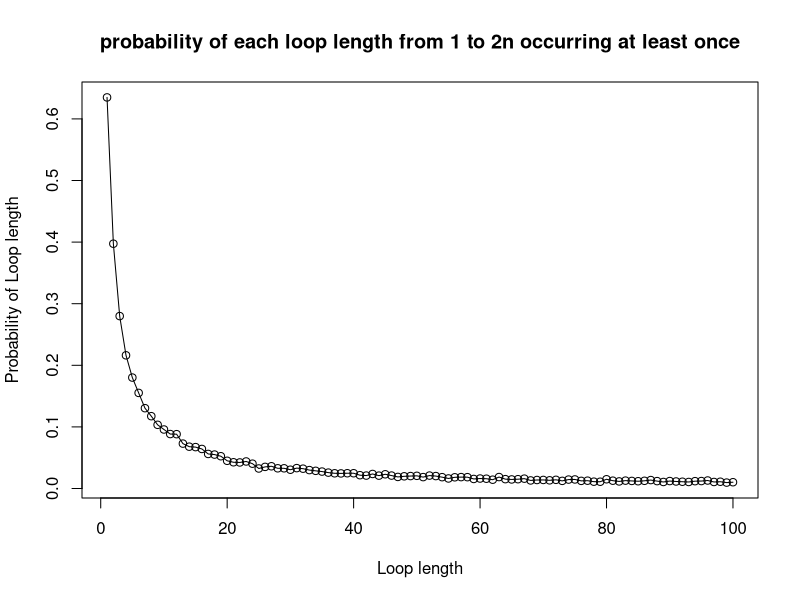
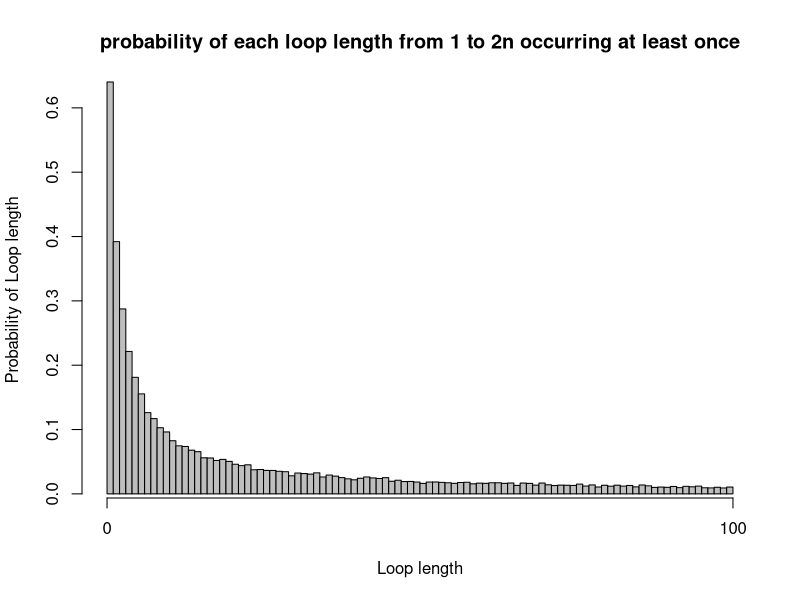

Reproduce these figures in R, in order.
# Karman Singh s1936373
# Viren Sirwani Mulani s1949143
# Alannah Hounat s2434943
# Git repo Link:
# Team member contributions to project:

# INPUT: n <- decides numbers of prisoners, k<- prisoner number, 
# numbered_boxes <- numbered boxes
# OUTPUT: the number of successes
# Purpose: Is to find and track the number of successes for us to calculate
# the probabilities in later functions. Also, so code isn't repeated in later functions
success_check <- function(n, k, numbered_boxes) {
  # number of boxes opened by prisoner
  number_of_attempts <- 0
  # value 1 indicates prisoner number found, 0 otherwise
  number_of_success <- 0
  # first box opened corresponds to value of k, depending on strategy used, could be 
  # random or prisoners number
  guess <- numbered_boxes[k]
  # while loop checks if number of boxes opened is less than or equal to n
  while (number_of_attempts <= n) {
    if (guess == k) {
      # if prisoner number found, no need to continue looking
      number_of_success <- 1
      break
    }
    else {
      # move on to the next box as previous box did not contain prisoner number
      guess <- numbered_boxes[guess]
      # number of attempts goes up by one as prisoner moves on to next box
      number_of_attempts <- number_of_attempts + 1
    }
  }
  
  return (number_of_success)
}

# INPUT: n <- decides numbers of prisoners, quantity <- number of items to choose
# OUTPUT: vector of integers of length 'quantity'
# PURPOSE: produce a vector of box numbers of a particular size depending on 
# the strategy. Strategy 2 would require us to return just one box number while 
# strategy 3 requires us to return n random box numbers
produce_random_numbered_boxes <- function(n, quantity) {
  return (sample(1:n, quantity))
}

# INPUT: n <- decides numbers of prisoners, k <- prisoner number, 
# strategy <- 1, 2 or 3, nreps <- number of times experiment is done,
# number_of_success<- the number of successes so far, 
# numbered_boxes<- numbered boxes
# OUTPUT: number of successes
# PURPOSE: This function simulates the first strategy where a prisoner
# picks a box with their number on it, the second strategy where a prisoner
# picks a random box to begin with, and the third strategy where a prisoner
# picks n boxes at random, checking each card for their number
check_success_given_strategy <- function(n, k, strategy, numbered_boxes){
  success_strategy3 <- 0
  # if and else if to select the correct strategy
  if (strategy == 1)
    # first box picked has prisoners number on it
    first_box <- k
  else if (strategy == 2)
    # pick a box with a random number on it by calling the helper function 
    # 'produce_random_numbered_boxes'
    first_box <- produce_random_numbered_boxes(2 * n, 1)
  else if (strategy == 3) {
    # here we need n random boxes, the aforementioned helper function is used again
    random_box <- produce_random_numbered_boxes(2 * n, n)
    for (box in random_box) {
      #if one of the random boxes contains the prisoners number
      if (box == k){
        #count successes
        success_strategy3 <- 1
        break
      }
    }
    return (success_strategy3)
  }
  #check the success, used for strategy 1 and 2
  check <- success_check(n, first_box, numbered_boxes)
  return(check)
}

# INPUT: n <- decides numbers of prisoners, k <- prisoner number, 
# strategy <- either 1,2,3, nreps <- number of times experiment is done
# OUTPUT: Probability estimate of prisoner k finding their number using given strategy
# PURPOSE: To find the probability of one prisoner finding their number
Pone <- function(n, k, strategy, nreps = 10000) {
  number_of_success <- 0
  for (reps in 1:nreps) {
    # index of numbered_boxes corresponds to the box number, and the value stored
    # at that index corresponds to the numbered card randomly placed in the box
    numbered_boxes <- produce_random_numbered_boxes(2 * n, 2 * n)
    number_of_success <- number_of_success + 
      check_success_given_strategy(n, k, strategy, numbered_boxes)
  }
  # we divide number_of_success by nreps to get a probability of a single prisoner
  # finding their number
  prob_one_estimate <- number_of_success / nreps
  return (prob_one_estimate)
}

# INPUT: n <- decides numbers of prisoners, strategy <- either 1,2,3
# nreps <- number of times experiment is done
# OUTPUT: Probability estimate of all prisoners finding their number using given strategy
# PURPOSE: To find the probability of all prisoners being released
Pall <- function(n, strategy, nreps = 10000) {
  number_of_success <- 0
  for (reps in 1:nreps) {
    # Outside inner loop since the room is returned to original state once 
    # prisoner leaves
    numbered_boxes <- produce_random_numbered_boxes(2 * n, 2 * n)
    for (prisoner_number in 1:(2 * n)) {
      check <- check_success_given_strategy(n, prisoner_number, strategy, numbered_boxes)
      if (check == 0)
        break
    }
    number_of_success <- number_of_success + check
  }
  
  prob_all_estimate <- number_of_success / nreps
  return (prob_all_estimate)
}

cat("Probability estimate of a single prisoner succeeding in finding their number:")
cat("\nn=5\nStrategy 1:", Pone(5, 7, 1))
cat("\nStrategy 2:", Pone(5, 7, 2))
cat("\nStrategy 3:", Pone(5, 7, 3))

cat("\nn=50\nStrategy 1:", Pone(50, 7, 1))
cat("\nStrategy 2:", Pone(50, 7, 2))
cat("\nStrategy 3:", Pone(50, 7, 3))

cat("\nProbability estimate of all prisoners succeeding in finding their numbers:")
cat("\nn=5\nStrategy 1:", Pall(5, 1))
cat("\nStrategy 2:", Pall(5, 2))
cat("\nStrategy 3:", Pall(5, 3))

cat("\nn=50\nStrategy 1:", Pall(50, 1))
cat("\nStrategy 2:", Pall(50, 2))
cat("\nStrategy 3:", Pall(50, 3))

# For Pone evidently the less people there are (the smaller that n is) the better 
# chance of success. Although Strategy 3 yields almost consistently similar 
# results as after all we are still only observing n boxes with 2*n prisoners.

# Pall is where we observe a surprising result. Strategy 3 yields zero/near zero
# probabilities. Strategy 1 and 2 yields an approximate probability of 33% and 52% when
# n=50 and n=5 respectively. This seems to be the most optimal strategy, but why?
# This is due to a cycle.
# Every box leads to another box and eventually loops back to the prisoner number,
# this is guaranteed. What is not guaranteed is the cycle which contains the 
# prisoner number may have a length greater than n.


# probability of each loop length from 1 to 2n occurring at least once in a 
# random shuffling of cards to boxes = 1 - prob of each loop length occurring 
# 0 times
dloop <- function(n, nreps = 10000) {
  # count of all the cycles with loop length 1 to 2n that occurred 0 times 
  # in the simulation
  count_loop_length_0_times = rep(0, 2*n)
  #loop over all experiments(number of repetitions)
  for (reps in 1:nreps) {
    # index of numbered_boxes corresponds to the box number, and the value stored
    # at that index corresponds to the numbered card randomly placed in the box
    numbered_boxes <- produce_random_numbered_boxes(2 * n, 2 * n)
    # count of how many times a cycle has 1 to 2n loop length
    count_of_loop_length = rep(0, 2*n)
    # numbers that are already present in a cycle, hence don't need to be 
    # iterated over again
    numbers_iterated_over = c()
    # looping over all prisoner numbers
    for (prisoner_number in 1:(2 * n)) {
      # vector to hold various cycles, length of this vector would give the 
      # length of the cycle that contains the prisoner number
      individual_cycles = c()
      # if prisoner number is not present in any previous cycles, we follow
      # the path of boxes to find the cycle that contains the prisoner number
      # if the prisoner number is present, then just skip to the next 
      # prisoner number
      if (!(prisoner_number %in% numbers_iterated_over)) {
        individual_cycles = append(individual_cycles, prisoner_number)
        cycle = numbered_boxes[prisoner_number]
        # checks if the card removed from the box contains the prisoner number
        while (cycle != prisoner_number) {
          individual_cycles = append(individual_cycles, cycle)
          cycle = numbered_boxes[cycle]
        }
        count_of_loop_length[length(individual_cycles)] = 
          count_of_loop_length[length(individual_cycles)] + 1
        # appending the numbers in the cycle to the vector that contains all the
        # cycles
        numbers_iterated_over = append(numbers_iterated_over, individual_cycles)
      }
    }
    # finds all loop lengths that occurred 0 times in the experiment and adds 1
    # to the count for each of those loop lengths
    index_loop_length_0_times = grep(0, count_of_loop_length)
    count_loop_length_0_times[index_loop_length_0_times] = 
      count_loop_length_0_times[index_loop_length_0_times] + 1
  }
  prob_loop_length_0_times = count_loop_length_0_times/nreps
  prob_loop_length_at_least_once = 1 - prob_loop_length_0_times
  return (prob_loop_length_at_least_once)
}


cat("Probability of loop length from 1 to 2n occurring at least once in a random shuffling of cards to boxes: ")
cat("\nFor n=50: ", dloop(50))

# Here n=50. For the prisoners to be successful, the longest loop must not be greater than
# 50. The probability of not having a loop longer than 50 is equal to the probability
# of a random permutation of the prisoner numbers 1 to 100 having a loop whose length is
# greater than 50. We first need to know the number of permutations of prisoner
# numbers 1 to 100 with a loop of length x>50. That is 100!/x. The probability of 
# of a random permutation containing no loops of length greater than 50 is 
# calculated below:

single_events <- factorial(100)*(1/(51:100))
sum_single_events <- sum(single_events)
prob_no_greater_50 <- 1 - (1/factorial(100))*sum_single_events
cat("The probability of no loop being longer than 50 is:", prob_no_greater_50)


# We use a line graph to visualize the probabilities for each loop length. A line
# graph is used her since we can identify trends in the data. Usually line graphs are
# used to track changes over a short or long period of time. But it can be used in
# this scenario.
n1 <- 50
loop_vector1 <- dloop(n=n1,nreps=10000)
line_graph <- plot(x= 1:(2*n1),
                   y=loop_vector1, 
                   type="o",
                   xlab="Loop length",
                   ylab="Probability of Loop length",
                   main= "probability of each loop length from 1 to 2n occurring at least once")

# A bar chart could be used to compare the different loop lengths. 
# The code is not too different here. Bar-chart may seem a bit cramped
n2 <- 50
loop_vector2 <- dloop(n=n2,nreps=10000)
bar_chart <- barplot(height=loop_vector2, 
                     xlab="Loop length",
                     ylab="Probability of Loop length",
                     main= "probability of each loop length from 1 to 2n occurring at least once",
                     space=0)
# Adds an axis to the current plot
axis(side=1,at=c(0,(2*n2)), tick=TRUE)
